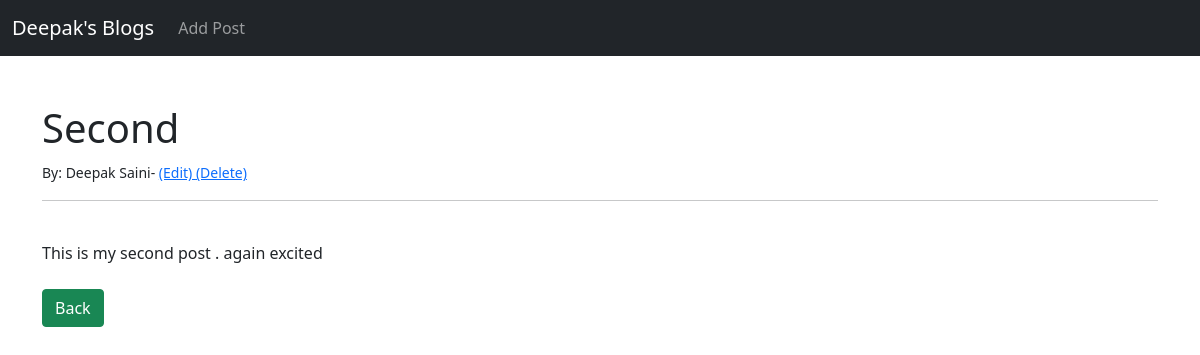
The app's page /article/2 with its own data.
### blogdeep/models.py (models this page shows, shortened)
class Post(models.Model):
    title = models.CharField(max_length=255)
    title_tag = models.CharField(max_length=255 )
    author = models.ForeignKey(User , on_delete= models.CASCADE)
    body = models.TextField()

### blogdeep/views.py (the view)
# urls.py: path('article/<int:pk>' ,ArticleDetailView.as_view(), name= 'article-detail' ) ,
class ArticleDetailView(DetailView):
    model = Post
    template_name = 'article_details.html'

### blogdeep/templates/article_details.html (shortened to what this page needs)
{% extends 'base.html' %}
{% block content %}
<h1>{{ post.title }}</h1>
<small>By: {{ post.author.first_name }} {{ post.author.last_name }}-
    <a href="{% url 'update_post' post.pk %}">(Edit)
    </a>
    <a href="{% url 'delete_post' post.pk %}">(Delete)
    </a>
</small>
<br/>
<hr>
<br/>
{{ post.body }}
<br/>
<br/>
<a href="{% url 'home' %}" class="btn btn-success">Back</a>
{% endblock %}

### records on screen
Post: title "Second", author.first_name "Deepak", author.last_name "Saini", body "This is my second post . again excited"
